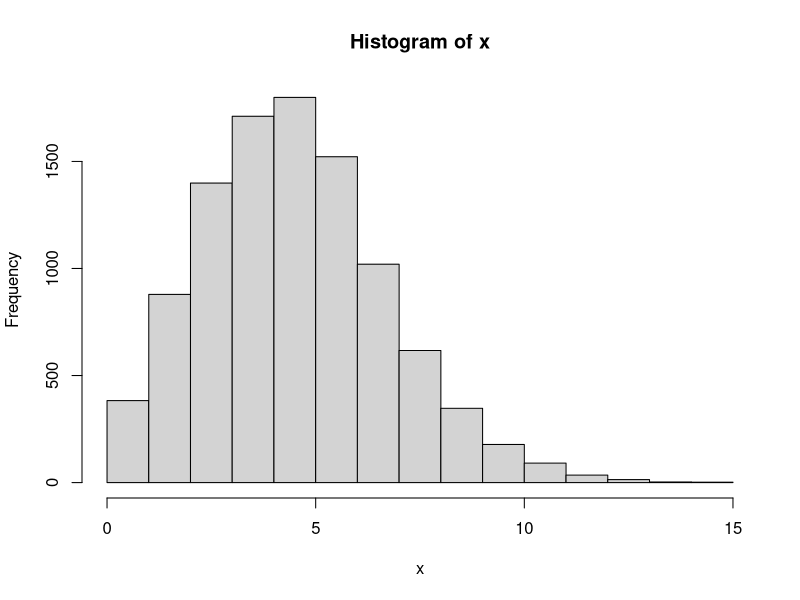
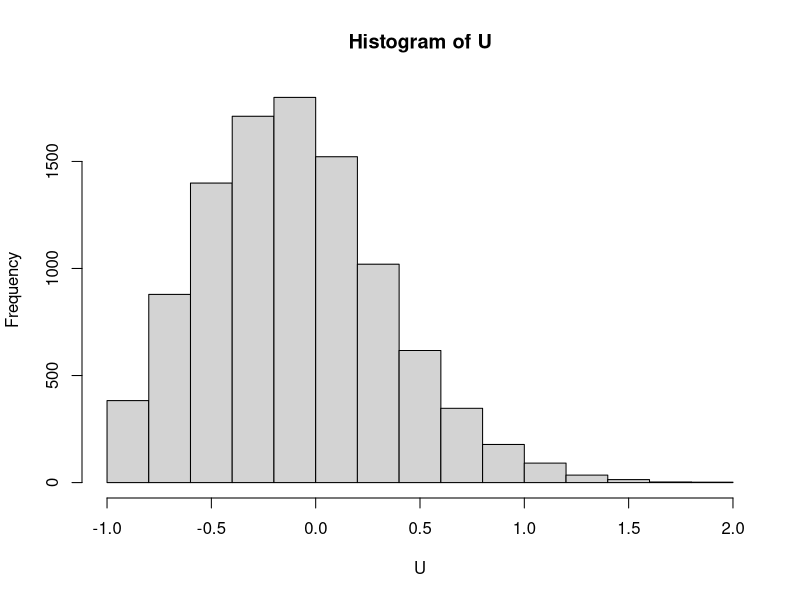
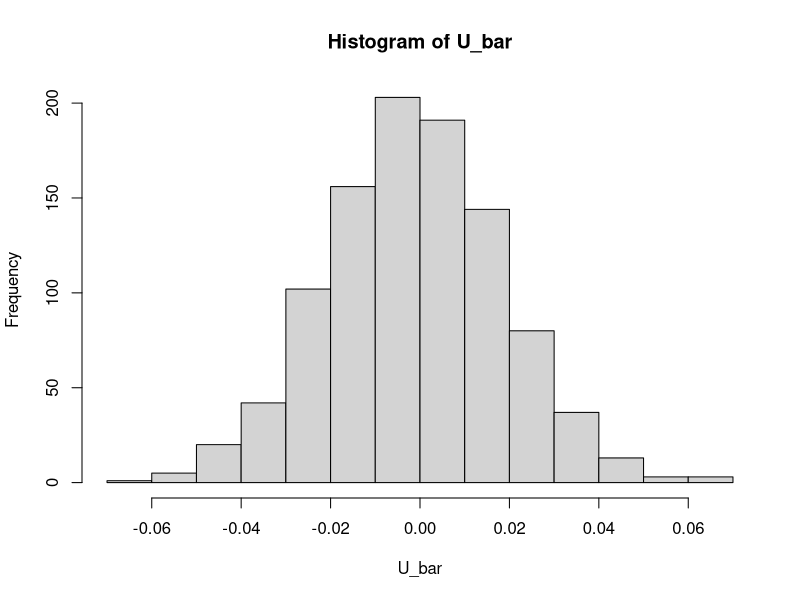
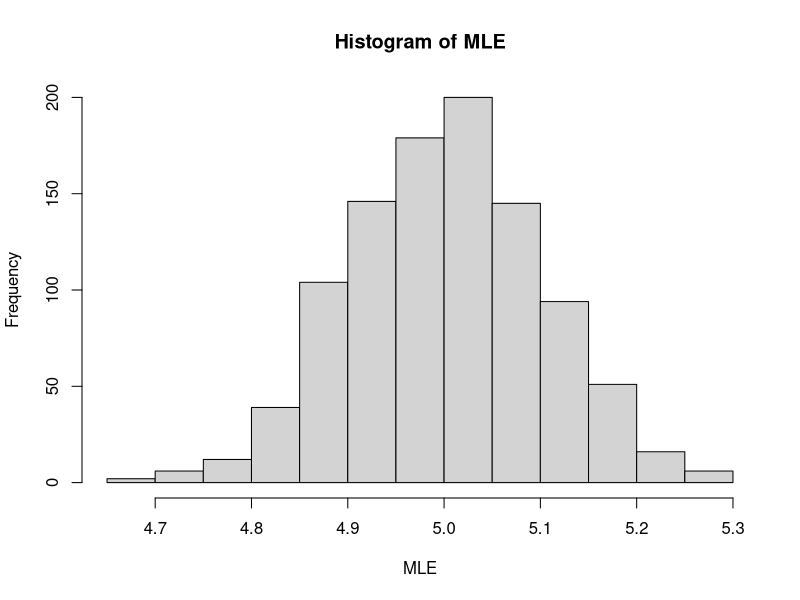
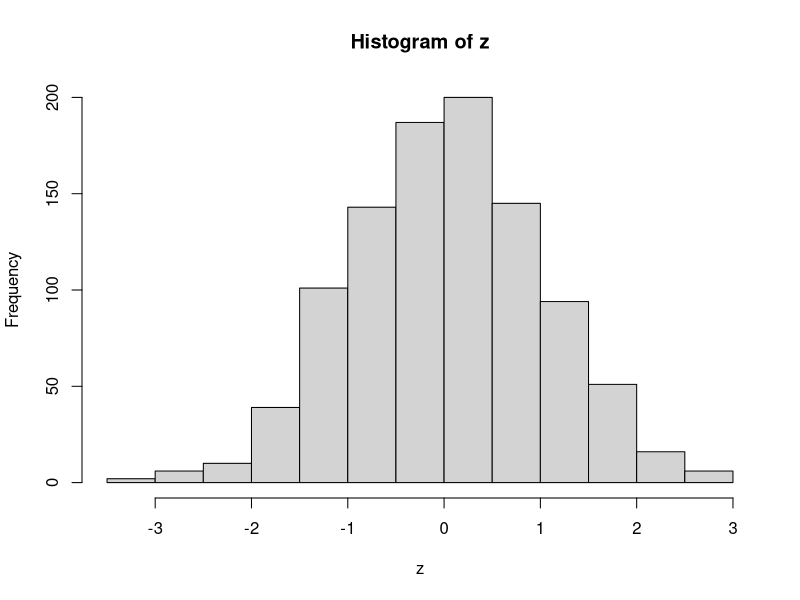

The R source for these figures, in order:
## ---- chunk 1
# Install these packages first
knitr::opts_chunk$set(message = FALSE)
library(tidyverse)
library(readr)
library(knitr)
## ---- chunk 2
n <- 10000
lambda <- 5
x <- rpois(n, lambda)
hist(x)
## ---- chunk 3
U <- x / lambda - 1
hist(U)
## ---- chunk 4
var(U)
- mean(-x * lambda^(-2))
## ---- chunk 5
it <- 1000
U_bar <- rep(NA, it)
for (i in 1:it) {
  n <- 500
  lambda <- 5
  x <- rpois(n, lambda)
  U <- x / lambda - 1
  U_bar[i] <- mean(U)
}
## ---- chunk 6
hist(U_bar)
## ---- chunk 7
var(U_bar)
- mean(-x * lambda^(-2)) / n
## ---- chunk 8
it <- 1000
MLE <- rep(NA, it)
for (i in 1:it) {
  n <- 500
  lambda <- 5
  x <- rpois(n, lambda)
  MLE[i] <- mean(x)
}
## ---- chunk 9
hist(MLE)
## ---- chunk 10
z <- sqrt(n * - mean(-x * lambda^(-2))) * (MLE - lambda)
hist(z)
